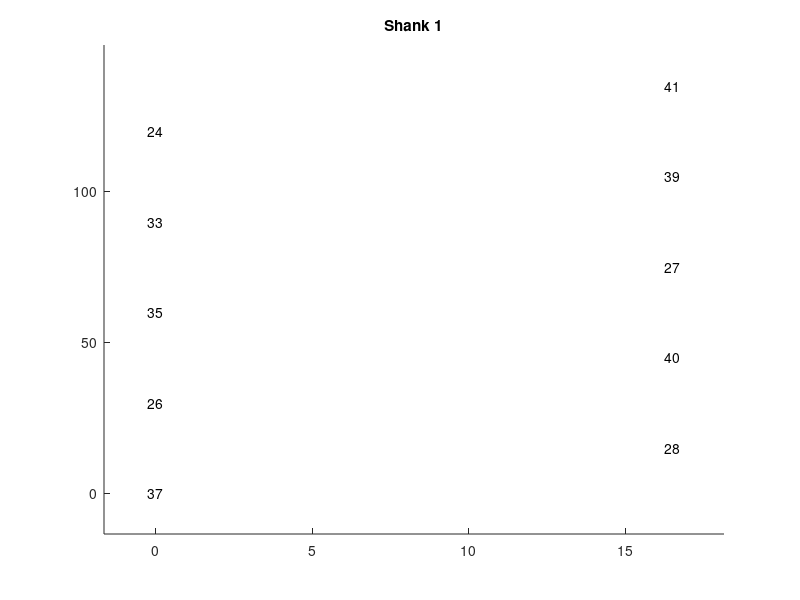
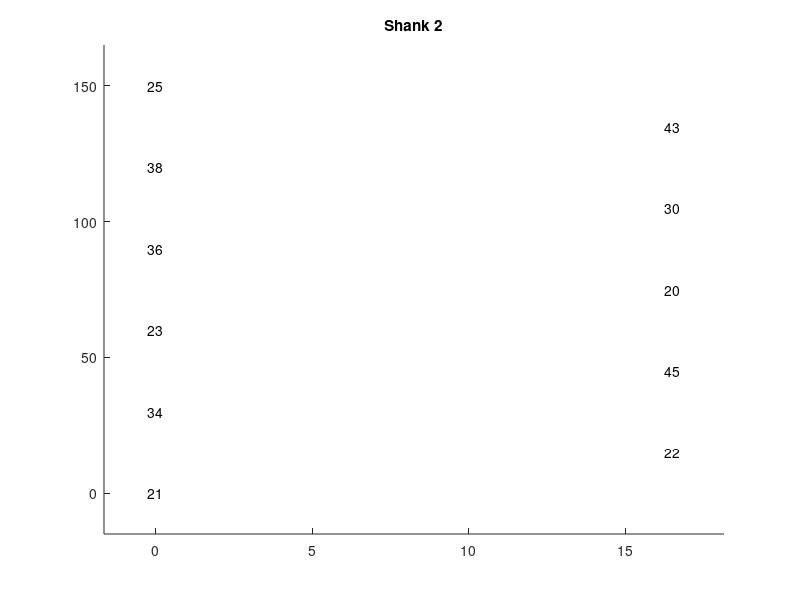
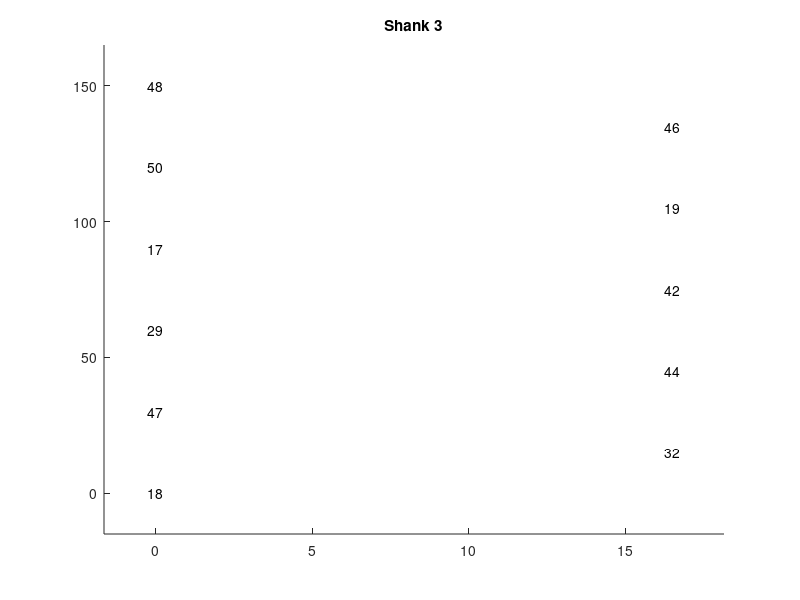
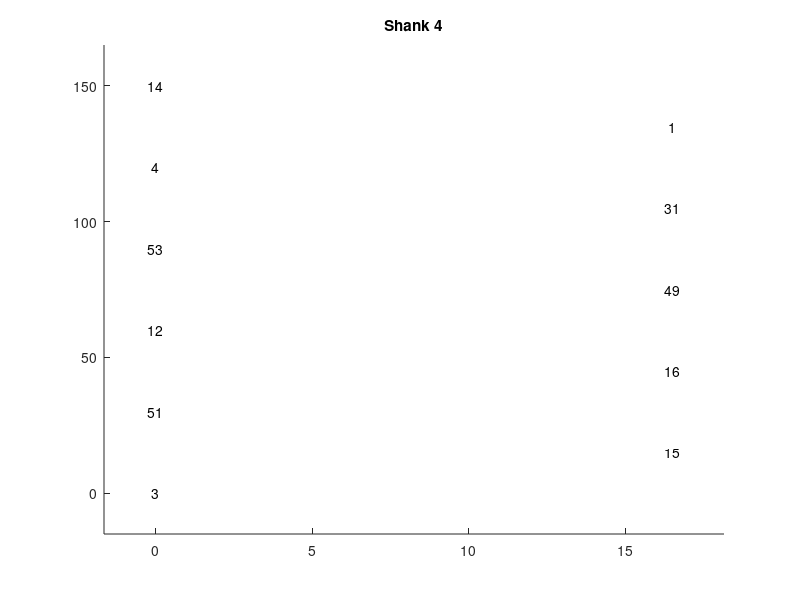

The MATLAB script that drew these images, in order: (Note: this script raises an error after producing the figures.)
% msClusterMapCreateVer1
%
%   msClusterMapCreate creates site mapping variables necessary for the
%   spike sorting pipeline. This script is mostly just a helpful template
%   that will require extensive editing with data specific to your
%   experiment.

%% Set where to record the data and what name to use

% Set directory to store the site mapping information
siteMapDir = 'F:\dissDat\siteMaps';

% Set the name of the site mapping
siteMapName = 'siteMap64F';

%% Record a notes variable

% This is a text string that can be used to help identify a site mapping.
% See example.

% Example: siteMapNotes = 'This is the mapping for Nicks animal 15, surgery Sept 2018, 64 channel probe (ASSY-158-P-1, PN 3379), EIB fold on animals left, headstage chip pointed towards animal back.';
siteMapNotes = 'This is a site mapping for an animal with one 64 channel ASSY-158-F probe. The fold in the probe is on the animals left and the headstage chip is pointed towards the animals back. Each shank is sorted separately.';


%% Record the probe geometry

% This variable describes the physical location in space of the probe
% electrodes. These values should be consistent for all probes of the same
% type, so long as Cambridge doesn't change its probe wiring.

% probeGeo(i,:) = [j,k] means that probe channel i has an x coordinate of j
% and a y coordinate of k (usually in um).

% ASSY-158-F (64 channels) (each probe shank sorted separately)
probeGeo = NaN([64,2]);
probeGeo(1,:) = [16.5,135];
probeGeo(2,:) = [0,60];
probeGeo(3,:) = [0,0];
probeGeo(4,:) = [0,120];
probeGeo(5,:) = [0,90];
probeGeo(6,:) = [16.5,45];
probeGeo(7,:) = [16.5,105];
probeGeo(8,:) = [0,0];
probeGeo(9,:) = [0,0];
probeGeo(10,:) = [16.5,105];
probeGeo(11,:) = [16.5,45];
probeGeo(12,:) = [0,60];
probeGeo(13,:) = [0,120];
probeGeo(14,:) = [0,150];
probeGeo(15,:) = [16.5,15];
probeGeo(16,:) = [16.5,45];
probeGeo(17,:) = [0,90];
probeGeo(18,:) = [0,0];
probeGeo(19,:) = [16.5,105];
probeGeo(20,:) = [16.5,75];
probeGeo(21,:) = [0,0];
probeGeo(22,:) = [16.5,15];
probeGeo(23,:) = [0,60];
probeGeo(24,:) = [0,120];
probeGeo(25,:) = [0,150];
probeGeo(26,:) = [0,30];
probeGeo(27,:) = [16.5,75];
probeGeo(28,:) = [16.5,15];
probeGeo(29,:) = [0,60];
probeGeo(30,:) = [16.5,105];
probeGeo(31,:) = [16.5,105];
probeGeo(32,:) = [16.5,15];
probeGeo(33,:) = [0,90];
probeGeo(34,:) = [0,30];
probeGeo(35,:) = [0,60];
probeGeo(36,:) = [0,90];
probeGeo(37,:) = [0,0];
probeGeo(38,:) = [0,120];
probeGeo(39,:) = [16.5,105];
probeGeo(40,:) = [16.5,45];
probeGeo(41,:) = [16.5,135];
probeGeo(42,:) = [16.5,75];
probeGeo(43,:) = [16.5,135];
probeGeo(44,:) = [16.5,45];
probeGeo(45,:) = [16.5,45];
probeGeo(46,:) = [16.5,135];
probeGeo(47,:) = [0,30];
probeGeo(48,:) = [0,150];
probeGeo(49,:) = [16.5,75];
probeGeo(50,:) = [0,120];
probeGeo(51,:) = [0,30];
probeGeo(52,:) = [0,90];
probeGeo(53,:) = [0,90];
probeGeo(54,:) = [0,30];
probeGeo(55,:) = [0,30];
probeGeo(56,:) = [0,150];
probeGeo(57,:) = [0,60];
probeGeo(58,:) = [0,120];
probeGeo(59,:) = [16.5,75];
probeGeo(60,:) = [16.5,135];
probeGeo(61,:) = [16.5,15];
probeGeo(62,:) = [16.5,15];
probeGeo(63,:) = [16.5,135];
probeGeo(64,:) = [16.5,75];


%% Record the site mappping

% This variable records the relationship between the open ephys channel 
% numbers and the probe channel numbers. Note, the type of probe, the
% orientation of the EIB in the headcap, and the orientation of the
% headstage when plugged in will affect this. 

% Website for 64 channel Intan Headstages: http://intantech.com/RHD2164_amp_board.html
% Website for 32 channel Intan Headstages: http://intantech.com/RHD2132_RHD2216_amp_accel_board.html
% Note that the website lists channels 0-63 and 0-31. Open ephys uses these
% same channel numbers, except increased by 1 (e.g., channel 0 on the Intan
% diagram goes to channel 1 in open phys).

% openE2probe(i) = j means that open ephys channel i corresponds to probe
% channel j.

% ASSY-158-F (64 channels) - fold between EIBs on animal's left, headstage 
% chip toward animal's back
openE2probe = NaN([64,1]);
openE2probe(1) = 48;
openE2probe(2) = 47;
openE2probe(3) = 46;
openE2probe(4) = 45;
openE2probe(5) = 44;
openE2probe(6) = 43;
openE2probe(7) = 42;
openE2probe(8) = 41;
openE2probe(9) = 40;
openE2probe(10) = 39;
openE2probe(11) = 38;
openE2probe(12) = 37;
openE2probe(13) = 36;
openE2probe(14) = 35;
openE2probe(15) = 34;
openE2probe(16) = 33;
openE2probe(17) = 32;
openE2probe(18) = 31;
openE2probe(19) = 30;
openE2probe(20) = 29;
openE2probe(21) = 28;
openE2probe(22) = 27;
openE2probe(23) = 26;
openE2probe(24) = 25;
openE2probe(25) = 24;
openE2probe(26) = 23;
openE2probe(27) = 22;
openE2probe(28) = 21;
openE2probe(29) = 20;
openE2probe(30) = 19;
openE2probe(31) = 18;
openE2probe(32) = 17;
openE2probe(33) = 16;
openE2probe(34) = 15;
openE2probe(35) = 14;
openE2probe(36) = 13;
openE2probe(37) = 12;
openE2probe(38) = 11;
openE2probe(39) = 10;
openE2probe(40) = 9;
openE2probe(41) = 8;
openE2probe(42) = 7;
openE2probe(43) = 6;
openE2probe(44) = 5;
openE2probe(45) = 4;
openE2probe(46) = 3;
openE2probe(47) = 2;
openE2probe(48) = 1;
openE2probe(49) = 64;
openE2probe(50) = 63;
openE2probe(51) = 62;
openE2probe(52) = 61;
openE2probe(53) = 60;
openE2probe(54) = 59;
openE2probe(55) = 58;
openE2probe(56) = 57;
openE2probe(57) = 56;
openE2probe(58) = 55;
openE2probe(59) = 54;
openE2probe(60) = 53;
openE2probe(61) = 52;
openE2probe(62) = 51;
openE2probe(63) = 50;
openE2probe(64) = 49;

%% Record the probe channel shank ID

% This variable identifies to which shank each probe channel belongs. Note
% that the shanks should be numbered 1, 2, 3, and so forth.

% probeChanShankID(i) = j means that probe channel i is on shank j

% ASSY-158-F (64 channels) (each probe shank sorted separately)
probeChanShankID = NaN([64,1]);
probeChanShankID(1) = 4;
probeChanShankID(2) = 5;
probeChanShankID(3) = 4;
probeChanShankID(4) = 4;
probeChanShankID(5) = 6;
probeChanShankID(6) = 5;
probeChanShankID(7) = 6;
probeChanShankID(8) = 5;
probeChanShankID(9) = 6;
probeChanShankID(10) = 5;
probeChanShankID(11) = 6;
probeChanShankID(12) = 4;
probeChanShankID(13) = 5;
probeChanShankID(14) = 4;
probeChanShankID(15) = 4;
probeChanShankID(16) = 4;
probeChanShankID(17) = 3;
probeChanShankID(18) = 3;
probeChanShankID(19) = 3;
probeChanShankID(20) = 2;
probeChanShankID(21) = 2;
probeChanShankID(22) = 2;
probeChanShankID(23) = 2;
probeChanShankID(24) = 1;
probeChanShankID(25) = 2;
probeChanShankID(26) = 1;
probeChanShankID(27) = 1;
probeChanShankID(28) = 1;
probeChanShankID(29) = 3;
probeChanShankID(30) = 2;
probeChanShankID(31) = 4;
probeChanShankID(32) = 3;
probeChanShankID(33) = 1;
probeChanShankID(34) = 2;
probeChanShankID(35) = 1;
probeChanShankID(36) = 2;
probeChanShankID(37) = 1;
probeChanShankID(38) = 2;
probeChanShankID(39) = 1;
probeChanShankID(40) = 1;
probeChanShankID(41) = 1;
probeChanShankID(42) = 3;
probeChanShankID(43) = 2;
probeChanShankID(44) = 3;
probeChanShankID(45) = 2;
probeChanShankID(46) = 3;
probeChanShankID(47) = 3;
probeChanShankID(48) = 3;
probeChanShankID(49) = 4;
probeChanShankID(50) = 3;
probeChanShankID(51) = 4;
probeChanShankID(52) = 5;
probeChanShankID(53) = 4;
probeChanShankID(54) = 5;
probeChanShankID(55) = 6;
probeChanShankID(56) = 5;
probeChanShankID(57) = 6;
probeChanShankID(58) = 6;
probeChanShankID(59) = 5;
probeChanShankID(60) = 6;
probeChanShankID(61) = 5;
probeChanShankID(62) = 6;
probeChanShankID(63) = 5;
probeChanShankID(64) = 6;


%% Plot the shank geometry for user verification

nShanks = length(unique(probeChanShankID));
for iShank = 1:nShanks
    figure
    hold on
    chans = find(probeChanShankID == iShank);
    xMin = inf;
    xMax = -inf;
    yMin = inf;
    yMax = -inf;
    for iChan = 1:length(chans)
        text(probeGeo(chans(iChan),1),probeGeo(chans(iChan),2),num2str(chans(iChan)),'HorizontalAlignment','center','VerticalAlignment','middle')
        xMin = min([xMin,probeGeo(chans(iChan),1)]);
        xMax = max([xMax,probeGeo(chans(iChan),1)]);
        yMin = min([yMin,probeGeo(chans(iChan),2)]);
        yMax = max([yMax,probeGeo(chans(iChan),2)]);
    end
    dx = xMax - xMin;
    if dx == 0
        dx = 1;
    end
    dy = yMax - yMin;
    if dy == 0
        dy = 1;
    end
    xlim([xMin - 0.1*dx,xMax + 0.1*dx])
    ylim([yMin - 0.1*dy,yMax + 0.1*dy])
    title(['Shank ',num2str(iShank)])
end


%% Save the mapping information

save([siteMapDir,filesep,siteMapName],'siteMapNotes','probeGeo','openE2probe','probeChanShankID')